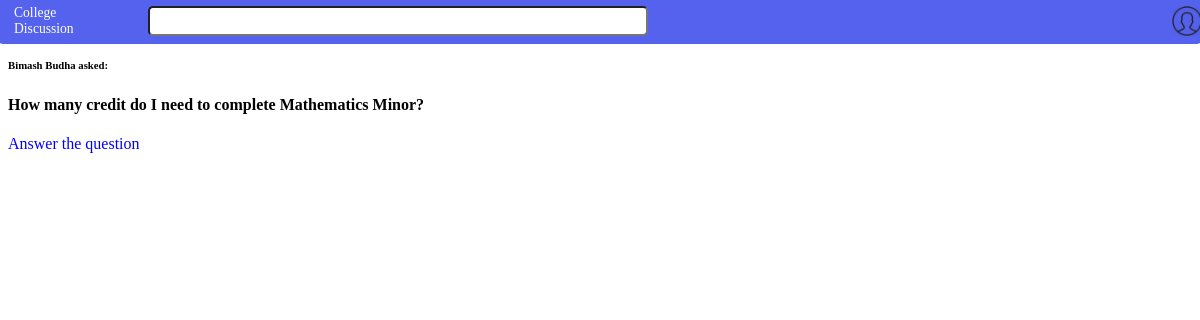
The app's page /questions/2/ with its own data.
### QuestionFeed/models.py (models this page shows, shortened)
class Question(models.Model):
    question_text = models.CharField(max_length=300)
    user = models.CharField(max_length=30)
    asked_date = models.DateTimeField('asked date')
    tags= models.CharField(max_length=100, null=True, blank=True)

### QuestionFeed/views.py (the view, shortened to what this page needs)
# urls.py: url(r'^(?P<question_id>[0-9]+)/$', views.questiondetail, name="questiondetail"),
def questiondetail(request, question_id):
    question = get_object_or_404(Question, pk=question_id )
    return render(request, 'questiondetail.html', {'question': question, 'form': searchform, 'answerquestion': answerquestionform })

### QuestionFeed/forms.py
class searchform(forms.Form):
    search = forms.CharField(max_length = 300, label='', widget=forms.TextInput(), help_text="Search...")

### QuestionFeed/templates/questiondetail.html (shortened to what this page needs)
<head>
	{% load staticfiles %}
	<link href = "{% static "CSS/questiondetail.css" %}" type="text/css" rel="stylesheet">
</head>
<body>
	{% include "searchbar.html" with form=form %}
	<div id="question">
		<h6>{{question.user}} asked: </h6>
		<h4>{{question.question_text}}</h4>
	</div>
	<div>
		<label id="answerquestion"> Answer the question </label>
	</div>
</body>

### QuestionFeed/static/CSS/questiondetail.css (style rules this page uses)
#answerquestion { color:blue; }

### QuestionFeed/static/CSS/searchbar.css (style rules this page uses)
#id_search { height:30px; width: 500px; border-radius:5px; }

### records on screen
Question: user "Bimash Budha", question_text "How many credit do I need to complete Mathematics Minor?"
